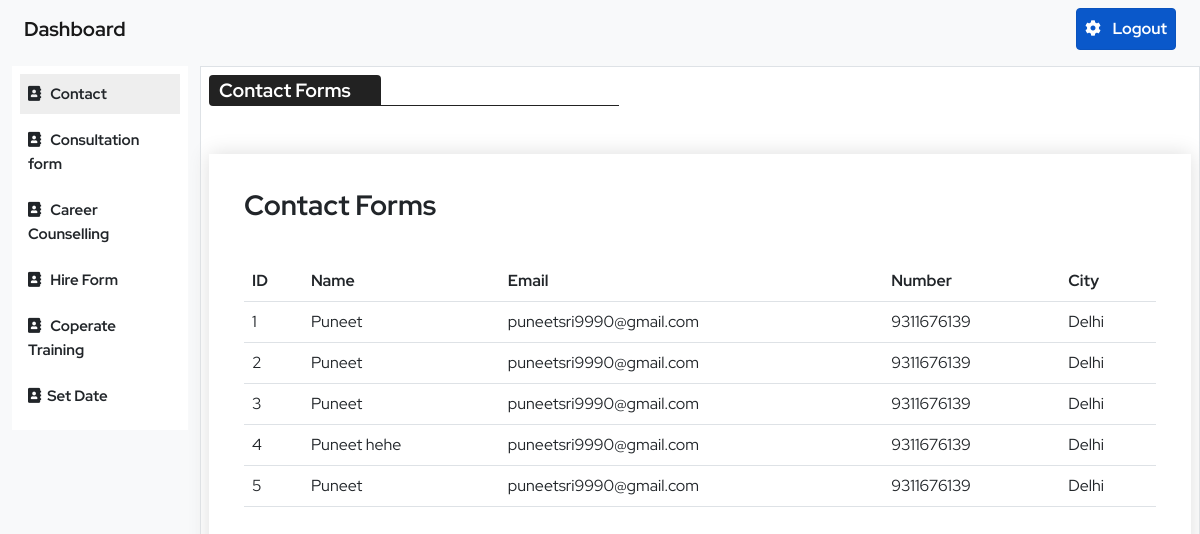
The app's page /dashboard/contact.php (signed in) with its own data.
### tables this page shows
CREATE TABLE `contact` (
  `id` int(11) NOT NULL,
  `name` text NOT NULL,
  `email` text NOT NULL,
  `number` text NOT NULL,
  `city` text NOT NULL
);

### dashboard/contact.php (the view)
<?php
$active = "contact";
include 'inc/header.php'
?>
<div class="col-10 main-section bg-white border p-2">
   <h5 class="css">Contact Forms</h5>
   <div class="dn-form-container">
      <div class="d-flex justify-content-between top">
         <h3>Contact Forms</h3>
      </div>
      <table class="table">
         <tr>
            <th>ID</th>
            <th>Name</th>
            <th>Email</th>
            <th>Number</th>
            <th>City</th>
         </tr>
         <?php
         $select = mysqli_query($conn, "select * from contact ORDER BY id DESC ");
         $inc = 0;
         while ($item = mysqli_fetch_array($select)) {
               $inc++ ?>
               <tr>
                  <td><?php echo $inc; ?></td>
                  <td class="text-nowrap"><?php echo $item['name']; ?></td>
                  <td class="text-nowrap"><?php echo $item['email']; ?></td>
                  <td class="text-nowrap"><?php echo $item['number']; ?></td>
                  <td class="text-nowrap"><?php echo $item['city']; ?></td>
               </tr>
         <?php }
         ?>
      </table>
   </div>
   <?php include 'inc/footer.php' ?>

### dashboard/inc/header.php (shortened to what this page needs)
<!DOCTYPE html>
<html lang="en">
<head>
   <link rel="stylesheet" href="https://cdn.jsdelivr.net/npm/bootstrap@5.1.3/dist/css/bootstrap.min.css" />
   <link rel="stylesheet" href="https://cdnjs.cloudflare.com/ajax/libs/font-awesome/6.1.1/css/all.min.css" />
   <link rel="stylesheet" href="https://cdnjs.cloudflare.com/ajax/libs/font-awesome/5.15.1/css/all.min.css" />
   <link rel="stylesheet" href="style.css" />
</head>
<body>
   <div class="main container-fluid bg-light">
      <header>
         <nav class="navbar navbar-expand-lg navbar-light">
            <div class="container-fluid">
               <a class="navbar-brand fw-bold" href="index.php">Dashboard</a>
               <div class="collapse navbar-collapse" id="navbarSupportedContent">
                  <ul class="navbar-nav ms-auto mb-2 mb-lg-0">
                     <li class="nav-item">
                        <a class="nav-link active btn btn-primary text-white fw-bold" aria-current="page" href="logout.php"><i class="fas fa-cog pe-2"></i> Logout</a>
                     </li>
                  </ul>
               </div>
            </div>
         </nav>
      </header>
      <div class="content">
         <div class="row py-2">
            <div class="col-2" style="min-height: calc(100vh - 65px)">
               <ul class="list-unstyled text-dark bg-white p-2 sidebar-custom">
                  <li class="<?php echo $active == 'contact' ? 'active' : ''; ?>">
                     <a href="contact.php"><i class="fas fa-address-book"></i> Contact</a>
                  </li>
                  <li class="<?php echo $active == 'consultation' ? 'active' : ''; ?>">
                     <a href="consultation.php"><i class="fas fa-address-book"></i> Consultation form</a>
                  </li>
                  <li class="<?php echo $active == 'career' ? 'active' : ''; ?>">
                     <a href="career.php"><i class="fas fa-address-book"></i> Career Counselling</a>
                  </li>
                  <li class="<?php echo $active == 'hire' ? 'active' : ''; ?>">
                     <a href="hireform.php"><i class="fas fa-address-book"></i> Hire Form</a>
                  </li>
                  <li class="<?php echo $active == 'training' ? 'active' : ''; ?>">
                     <a href="trainingform.php"><i class="fas fa-address-book"></i> Coperate Training</a>
                  </li>
                  <li class="<?php echo $active == 'date' ? 'active' : ''; ?>">
                     <a href="date.php"><i class="fas fa-address-book"></i>Set Date</a>
                  </li>
               </ul>
            </div>

### dashboard/inc/footer.php (shortened to what this page needs)
</div>
</div>
</div>
</body>
</html>

### dashboard/style.css (style rules this page uses)
* { margin: 0; padding: 0; -webkit-box-sizing: border-box; box-sizing: border-box; font-family: 'Red Hat Display', sans-serif; }
h1, h2, h3, h4, h5, h6 { font-weight: bold; }
h5.css { color: white; background-color: #222; display: inline-block; font-size: 1.2rem; padding: 4px 30px 4px 10px; border-radius: 4px; border-bottom-right-radius: 0; position: relative; }
h5.css::before { content: ''; width: 400px; height: 1px; background-color: #222; position: absolute; top: calc(100% - 1px); left: 10px; }
a { text-decoration: none; color: inherit; }
.sidebar-custom li { margin-bottom: 6px; font-weight: bold; padding: 8px; }
.sidebar-custom li a { font-size:15px; }
.sidebar-custom li .fas { margin-right: 6px; }
.sidebar-custom li.active { background-color: #eee; }
.dn-form-container { margin-top: 40px; padding: 35px; -webkit-box-shadow: 0 0 20px #ddd; box-shadow: 0 0 20px #ddd; }
.dn-form-container .top { margin-bottom: 30px; }

### records on screen
contact: name "Puneet", email "puneetsri9990@gmail.com", number "9311676139", city "Delhi"
contact: name "Puneet", email "puneetsri9990@gmail.com", number "9311676139", city "Delhi"
contact: name "Puneet", email "puneetsri9990@gmail.com", number "9311676139", city "Delhi"
contact: name "Puneet hehe", email "puneetsri9990@gmail.com", number "9311676139", city "Delhi"
contact: name "Puneet", email "puneetsri9990@gmail.com", number "9311676139", city "Delhi"
